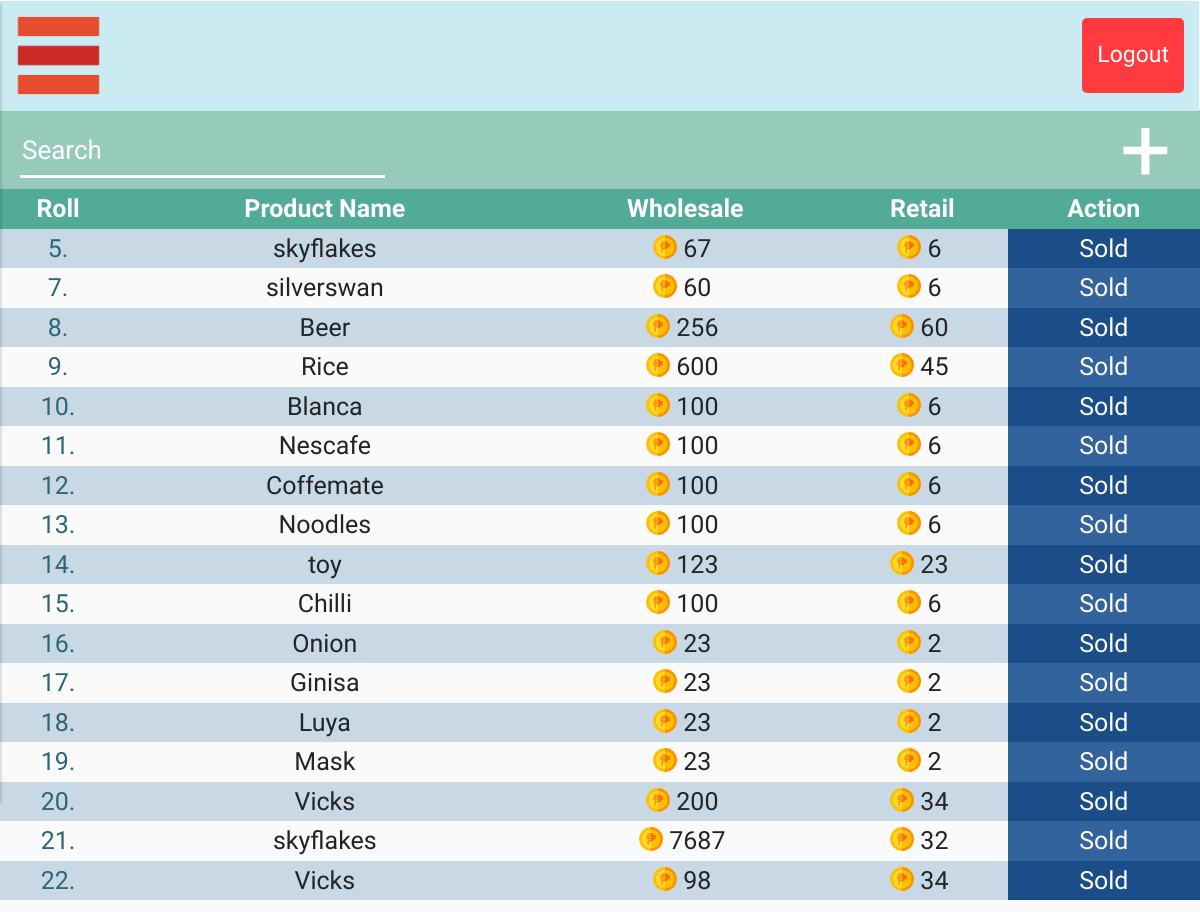
/mainpg.php (signed in), run on an earlier commit of the app's database.
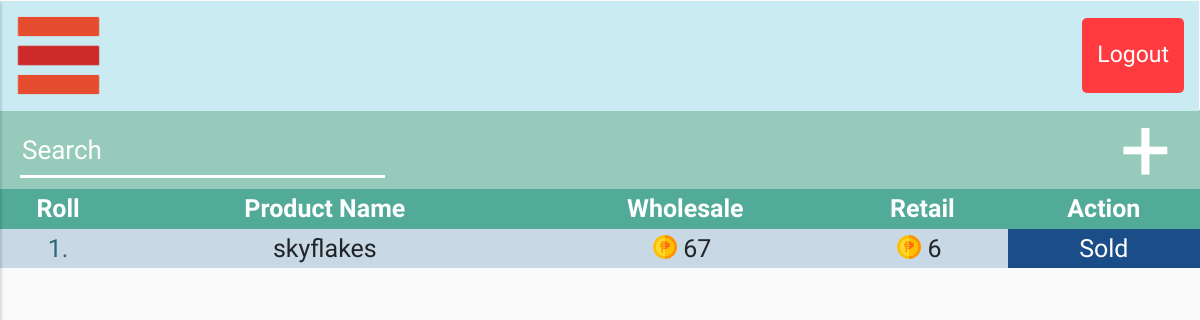
And on a later commit of the database.
### tables this page shows
CREATE TABLE `productss` (
  `id` int(12) NOT NULL,
  `prod_name` varchar(255) NOT NULL,
  `prod_retail` varchar(255) NOT NULL,
  `prod_stock` varchar(255) NOT NULL,
  `prod_whlsale` varchar(255) NOT NULL,
  `prod_qnt` varchar(255) NOT NULL
);

### temps/content.php (called while the page is built)
<?php
    include_once "temps/header.php";
    include ($file);
?>

### pages/home.php (the view, shortened to what this page needs)
<div id="content">
        <section class="tit-holder">
                <div class="srch-holder" style="position: absolute; left: -39px;">
                <input type="text" name="srch" id="srch" class="srch-nav" placeholder="Search">
                </div>
                <a class="add" href="pages/addproducts.php">+</a>
        </section>
        <table style="width: 100%;" id="prod-table">
                <tr>
                        <th>Roll</th>
                        <th>Product Name</th>
                        <th><a href="?page=wholesale">Wholesale</a></th>
                        <th> <a href="?page=retail">Retail</a></th>
                        <th>Action</th>
                </tr>
        <?php
                $sql = "SELECT * FROM `productss`";
                $result = mysqli_query($conn, $sql);
                while ($row = mysqli_fetch_assoc($result)) {
                $id = $row['id'];
                ?>
                <tr>
                        <td class="pname-s"><?php echo $row['id']."."?></td>
                        <td><?php echo $row['prod_name']?></td>
                        <td><?php echo '<img class="coin" src="img/icons/philippine-peso.png">'.$row['prod_whlsale']?></td>
                        <td><?php echo '<img class="coin" src="img/icons/philippine-peso.png">'.$row['prod_retail']?></td>
                        <td class='btn-wrapper-ed'><?php echo " <a class='oprt-btn' href='pages/minicount.php?edit&prod_id={$id}'>Sold</a>";?></td>
                </tr>
                <?php
                }
        ?>
        </table>
        </body>
</div>

### mainpg.php (shortened to what this page needs)
<?php
if (isset($_SESSION['id']) && isset($_SESSION['user_name'])) {
    $page = (isset($_GET['page']) &&  !empty($_GET['page']) ? $_GET['page'] : '');
    $file = "";
    if ($page == 'wholesale'){
        $file = "pages/wholesalechrt.php";
    }
    else if ($page == 'retail'){
        $file = "pages/retail.php";
    }
    else if ($page == 'dailysales'){
        $file = "pages/dailysales.php";
    }
    else if ($page == 'monthly'){
        $file = "pages/monthlysales.php";
    }
    else if ($page == 'users'){
        $file = "pages/users.php";
    }
    else if ($page == 'sales'){
        $file = "pages/sales.php";
    }
    else {
        $file = "pages/home.php";
    }
    include "temps/content.php";
} else {
    header("Location: index.php");
    exit();
}
?>

### temps/header.php (shortened to what this page needs)
<!DOCTYPE html>
<html lang="en">
<head>
    <link rel="stylesheet" href="styles/style.css">
    <link rel="stylesheet" href="styles/pages.css">
    <link rel="stylesheet" href="https://stackpath.bootstrapcdn.com/bootstrap/4.1.0/css/bootstrap.min.css">
    <link rel="stylesheet" href="https://cdnjs.cloudflare.com/ajax/libs/malihu-custom-scrollbar-plugin/3.1.5/jquery.mCustomScrollbar.min.css">
</head>
<body>
    <?php include "temps/nav.php" ?>
</body>
</html>

### temps/nav.php (shortened to what this page needs)
<link rel="stylesheet" href="styles/style.css">
<div class="wrapper" style="z-index: 99;">
        <nav class="navbar">
            <div class="container-fluid">
                <span id="sidebarCollapse">
                    <img style="height: 99px; position: relative; right: 21px; bottom: 3px;" src="img/icons/menu-hamb.png" alt="">
                </span>
                <a href="includes/logout.php">Logout</a>
            </div>
        </nav>
</div>

### styles/style.css (style rules this page uses)
body { font-family: 'Public Sans', sans-serif; background: #fafafa; padding: 0; margin: 0; }
a, a:hover, a:focus { color: inherit; text-decoration: none; transition: all 0.3s; }
.navbar { background: #caebf2; border: none; position: fixed; width: 100%; height: 110px; right: 1px; top: 1px; }
.navbar a { color: #fff; font-size: 23px; font-family: 'Public Sans', sans-serif; background: #ff3b3f; padding: 20px 15px 20px 15px; border-radius: 5px; position: relative; top: -3px; left: 16px; }
#content { width: 100%; min-height: 100vh; transition: all 0.3s; position: absolute; top: 112px; right: 0; z-index: -1; }
.tit-holder { width: 100%; height: 79px; font-size: 47px; font-family: 'Public Sans', sans-serif; background: #96cbbb; color: #f1f1f1; position: fixed; top: 110px; z-index: 1; }
.srch-nav { position: relative; right: -59px; height: 53px; font-size: 26px; border: none; background: none; border-bottom: solid 3px#ffffff; font-family: 'Public Sans', sans-serif; top: -2px; outline: none; color: #fff; }
.add { position: absolute; right: 29px; color: #fff; font-size: 90px; top: -27px; }
input[name="srch"]::placeholder { color: #ffffff; }

### styles/pages.css (style rules this page uses)
#prod-table { border-collapse: collapse; position: absolute; top: 77px; text-align: center; font-size: 25px; }
th, td { border: -1px; }
th { background-color: #52ab98; color: white; }
tbody tr:nth-child(even) { background-color: #c8d8e4; }
.pname-s { color: #2b6777; }
.btn-wrapper-ed { background: #32639d; color: #fff; }
tbody tr:nth-child(even) .btn-wrapper-ed { background-color: #1b4d89; }
.coin { position: relative; top: -3px; right: 6px; }

What changed in the data, as far as the page shows it:
removed productss: id "5", prod_name "skyflakes", prod_whlsale "67", prod_retail "6"
removed productss: id "7", prod_name "silverswan", prod_whlsale "60", prod_retail "6"
removed productss: id "8", prod_name "Beer", prod_whlsale "256", prod_retail "60"
removed productss: id "9", prod_name "Rice", prod_whlsale "600", prod_retail "45"
removed productss: id "10", prod_name "Blanca", prod_whlsale "100", prod_retail "6"
removed productss: id "11", prod_name "Nescafe", prod_whlsale "100", prod_retail "6"
removed productss: id "12", prod_name "Coffemate", prod_whlsale "100", prod_retail "6"
removed productss: id "13", prod_name "Noodles", prod_whlsale "100", prod_retail "6"
removed productss: id "14", prod_name "toy", prod_whlsale "123", prod_retail "23"
removed productss: id "15", prod_name "Chilli", prod_whlsale "100", prod_retail "6"
removed productss: id "16", prod_name "Onion", prod_whlsale "23", prod_retail "2"
removed productss: id "17", prod_name "Ginisa", prod_whlsale "23", prod_retail "2"
removed productss: id "18", prod_name "Luya", prod_whlsale "23", prod_retail "2"
removed productss: id "19", prod_name "Mask", prod_whlsale "23", prod_retail "2"
removed productss: id "20", prod_name "Vicks", prod_whlsale "200", prod_retail "34"
removed productss: id "21", prod_name "skyflakes", prod_whlsale "7687", prod_retail "32"
removed productss: id "22", prod_name "Vicks", prod_whlsale "98", prod_retail "34"
added productss: id "1", prod_name "skyflakes", prod_whlsale "67", prod_retail "6"
